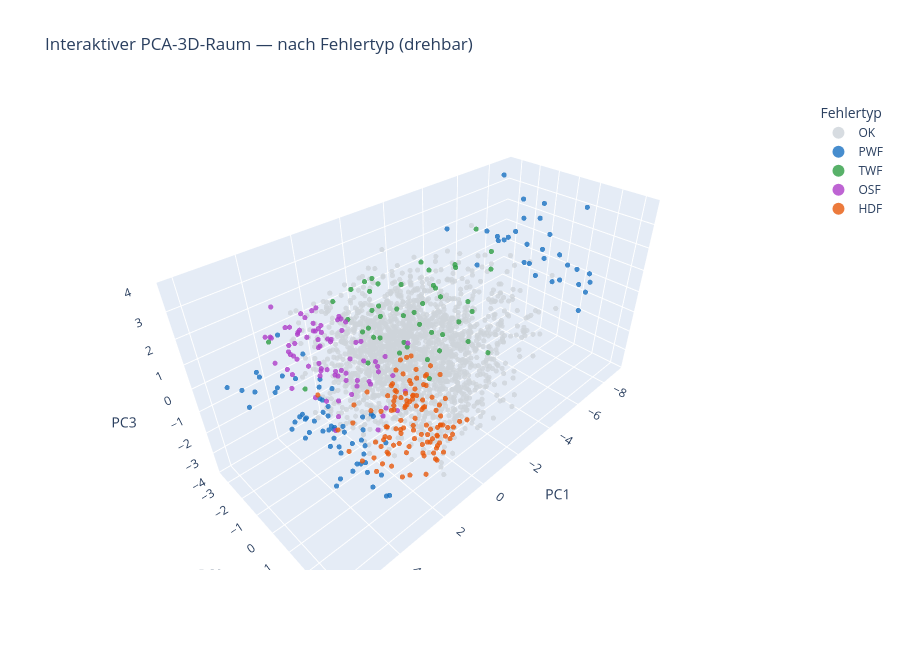

The code cell stored with this chart in its notebook:
### Markdown cell above
## 2 · Interaktiver 3D-Plot (drehbar)
Ein statisches Bild zeigt nur einen Blickwinkel. Mit **Plotly** wird der Raum
**drehbar** — man kann die Risikozonen aus jeder Richtung betrachten. Wird als
eigenständige HTML-Datei exportiert (für Präsentation & Repo, offline lauffähig).

### Code cell
import plotly.express as px

# Für Performance/Dateigröße: alle Ausfälle + Stichprobe der OK-Punkte
rng = np.random.default_rng(RANDOM_STATE)
ok_idx = np.where(ok)[0]
ok_sample = rng.choice(ok_idx, size=min(2000, len(ok_idx)), replace=False)
keep = np.concatenate([ok_sample, np.where(~ok)[0]])

plot_df = pd.DataFrame({
    "PC1": X3[keep, 0], "PC2": X3[keep, 1], "PC3": X3[keep, 2],
    "Status": np.where(y.values[keep] == 1, "Ausfall", "OK"),
    "Fehlertyp": df["failure_type"].values[keep],
    "Drehmoment": df["Torque [Nm]"].values[keep],
    "Verschleiß": df["Tool wear [min]"].values[keep],
})

fig = px.scatter_3d(
    plot_df, x="PC1", y="PC2", z="PC3", color="Fehlertyp",
    color_discrete_map={"OK": "#ced4da", "HDF": "#e8590c", "OSF": "#ae3ec9",
                        "PWF": "#1971c2", "TWF": "#2f9e44", "RNF": "#f08c00"},
    hover_data=["Drehmoment", "Verschleiß"], opacity=0.8,
    title="Interaktiver PCA-3D-Raum — nach Fehlertyp (drehbar)")
fig.update_traces(marker=dict(size=3))
fig.update_layout(legend=dict(itemsizing="constant"), height=650)

html_path = OUT / "03_pca_3d_interaktiv.html"
fig.write_html(html_path, include_plotlyjs=True)  # self-contained, offline
print("Interaktiver Plot gespeichert:", html_path)
fig.show()
